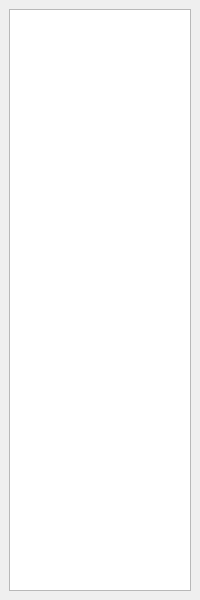
<?xml version="1.0" encoding="UTF-8"?>
<ui version="4.0">
 <class>history_Window</class>
 <widget class="QMainWindow" name="history_Window">
  <property name="windowModality">
   <enum>Qt::NonModal</enum>
  </property>
  <property name="geometry">
   <rect>
    <x>0</x>
    <y>0</y>
    <width>200</width>
    <height>600</height>
   </rect>
  </property>
  <property name="minimumSize">
   <size>
    <width>200</width>
    <height>600</height>
   </size>
  </property>
  <property name="maximumSize">
   <size>
    <width>200</width>
    <height>600</height>
   </size>
  </property>
  <property name="windowTitle">
   <string>历史查询</string>
  </property>
  <property name="iconSize">
   <size>
    <width>0</width>
    <height>0</height>
   </size>
  </property>
  <property name="toolButtonStyle">
   <enum>Qt::ToolButtonTextBesideIcon</enum>
  </property>
  <widget class="QWidget" name="centralwidget">
   <layout class="QGridLayout" name="gridLayout">
    <item row="0" column="0">
     <widget class="QListWidget" name="history_list">
      <property name="font">
       <font>
        <family>Arial</family>
        <pointsize>12</pointsize>
       </font>
      </property>
      <property name="editTriggers">
       <set>QAbstractItemView::NoEditTriggers</set>
      </property>
      <property name="selectionMode">
       <enum>QAbstractItemView::SingleSelection</enum>
      </property>
      <property name="sortingEnabled">
       <bool>false</bool>
      </property>
     </widget>
    </item>
   </layout>
  </widget>
 </widget>
 <resources/>
 <connections/>
</ui>
